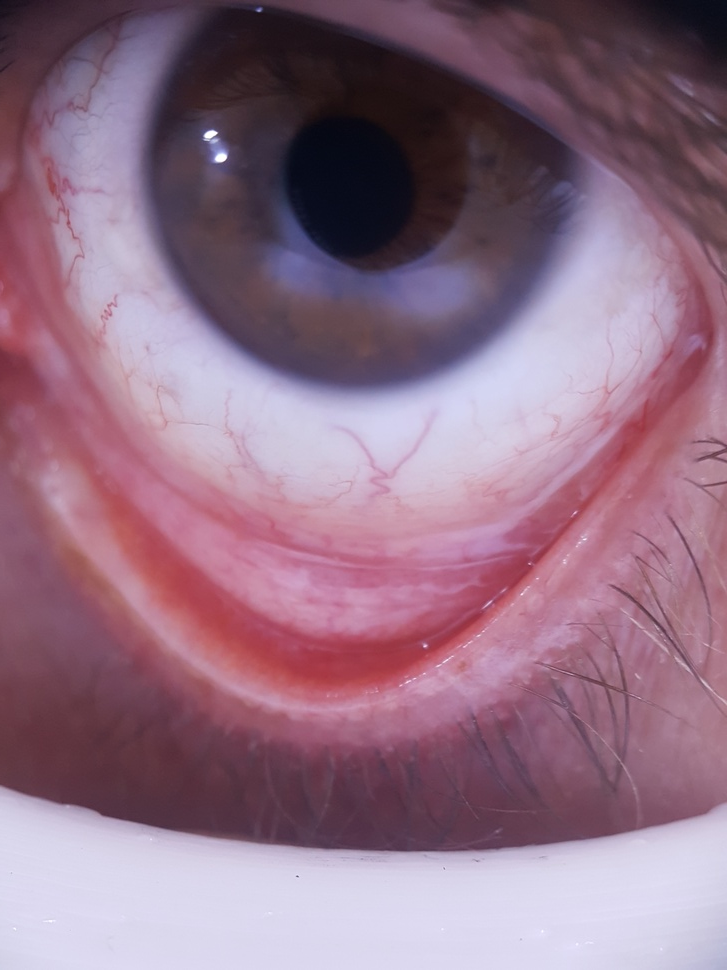
#> input picture Images/102.jpg, 727 x 970 px, shrunk from 2988 x 3984 before the run
$ python -i step2_extract_features_wb.py   (imports and definitions only)
#> lines starting #> are read from the running program, lines starting #| are printed output that depends on the picture
#> further down, picture is the input picture: shape (970, 727, 3); mean B, G, R 132.6, 112.3, 145.1
#!/usr/bin/env python
# -*- coding: utf-8 -*-

"""
Step 2: Extract features from CROPPED conjunctiva images with gray-world white balance.
- Reads labels.xlsx (Sheet1 by default) with columns: image_path, hb
- Matches rows to files in --images directory
- Applies gray-world WB to each crop, then computes requested features
- Writes TWO files:
    outputs/features_wb_all.csv       (all 14 features + hb)
    outputs/features_wb_compact.csv   (a compact subset useful for SPSS)

Usage example:
  python step2_extract_features_wb.py --images cropped_images --labels labels.xlsx \
    --sheet Sheet1 --image-col image_path --hb-col hb --out outputs

Requirements:
  numpy, pandas, scipy, opencv-python-headless (or opencv-python)
"""

import argparse
import os
from pathlib import Path
import cv2
import numpy as np
import pandas as pd
from scipy.stats import kurtosis

# ---------- Features we will compute (14 total) ----------
ALL_FEATURES = [
    "R_norm_p50",          # median of R/(R+G)
    "a_mean",              # Lab a* mean
    "R_p50", "R_p10",      # red channel median & 10th pct
    "RG",                  # mean(R)/mean(G)
    "S_p50",               # median saturation
    "gray_p90", "gray_kurt", "gray_std", "gray_mean",  # grayscale stats
    "B_mean", "B_p10", "B_p75",                        # blue channel
    "G_kurt"              # green channel kurtosis
]

# Compact subset we’ll export separately so you can use a smaller, stabler set in SPSS.
COMPACT_FEATURES = [
    # Pick ONE of {RG, a_mean} in SPSS (keep both here so you can choose)
    "RG", "a_mean",
    "B_p10",
    "gray_std",
    # Optional helpers:
    "gray_p90",
    "R_p50"
]

# [21 lines left out: functions parse_args, parse_hb, not called in this run]

# ---------------- Gray-world white balance ----------------
def gray_world_wb(bgr):
    """
    Scale each channel so that its mean equals the global mean of means.
    Works on uint8 BGR, returns uint8 BGR.
    """
    if bgr.dtype != np.uint8:
        bgr = bgr.astype(np.uint8, copy=False)

    img = bgr.astype(np.float32)
    # Compute per-channel means
    mB, mG, mR = [img[..., c].mean() + 1e-6 for c in range(3)]
#> mB = 132.6; mG = 112.3; mR = 145.1
    target = (mB + mG + mR) / 3.0
#> target = 130
    sB, sG, sR = target / mB, target / mG, target / mR
#> sB = 0.981; sG = 1.16; sR = 0.896
    img[..., 0] = np.clip(img[..., 0] * sB, 0, 255)
    img[..., 1] = np.clip(img[..., 1] * sG, 0, 255)
    img[..., 2] = np.clip(img[..., 2] * sR, 0, 255)
    return img.astype(np.uint8)

# ---------------- Feature computation ----------------
def pct(x, q):
    return float(np.percentile(x, q))

def safe_kurt(x):
    # Excess kurtosis (Fisher), unbiased
    return float(kurtosis(x, fisher=True, bias=False))

def compute_features(bgr):
    """
    Compute the 14 requested features AFTER gray-world WB.
    Returns dict {feature_name: value}
    """
    # WB first
    bgr_wb = gray_world_wb(bgr)

    # Split channels
    B = bgr_wb[..., 0].astype(np.float32)
    G = bgr_wb[..., 1].astype(np.float32)
    R = bgr_wb[..., 2].astype(np.float32)

    # Grayscale & other spaces
    gray = cv2.cvtColor(bgr_wb, cv2.COLOR_BGR2GRAY).astype(np.float32)
    hsv = cv2.cvtColor(bgr_wb, cv2.COLOR_BGR2HSV).astype(np.float32)
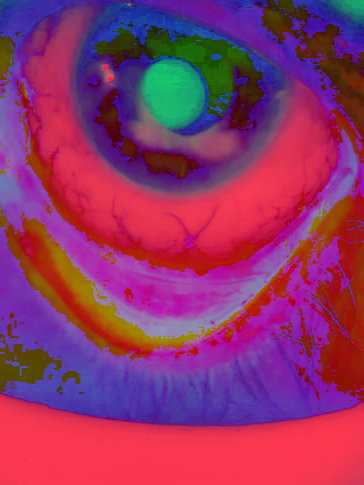
#> hsv: shape (970, 727, 3) float32 (shown at 1/2 size); mean B, G, R 102.2, 51.4, 143.9
    lab = cv2.cvtColor(bgr_wb, cv2.COLOR_BGR2Lab).astype(np.float32)
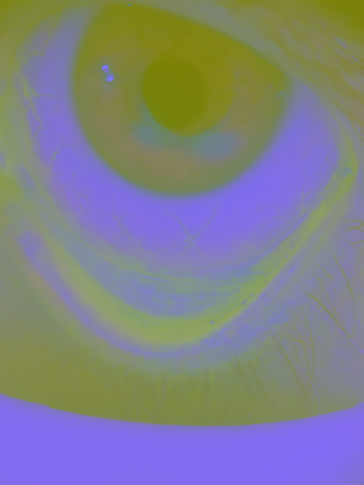
#> lab: shape (970, 727, 3) float32 (shown at 1/2 size); mean B, G, R 135.9, 129.2, 128.1

    H = hsv[..., 0]
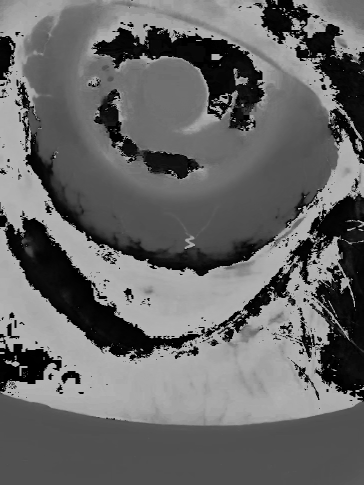
#> H: shape (970, 727) float32 (shown at 1/2 size); min 0, max 179, mean 102.3
    S = hsv[..., 1]
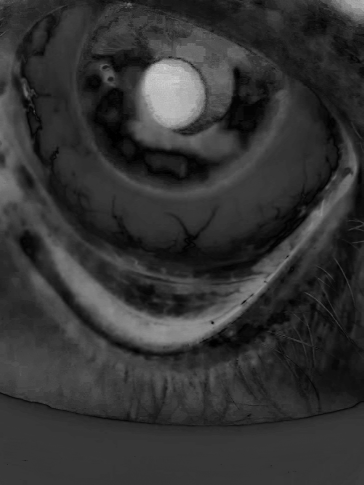
#> S: shape (970, 727) float32 (shown at 1/2 size); min 0, max 213, mean 51.4
    V = hsv[..., 2]
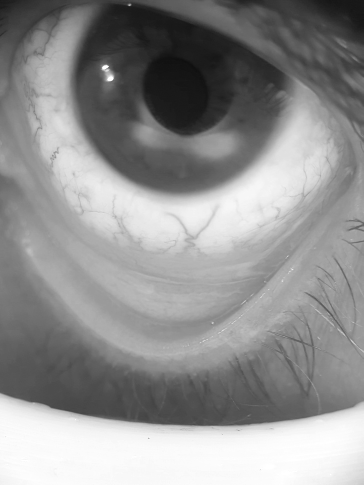
#> V: shape (970, 727) float32 (shown at 1/2 size); min 14, max 255, mean 144
    L = lab[..., 0]
    a = lab[..., 1]
    b = lab[..., 2]
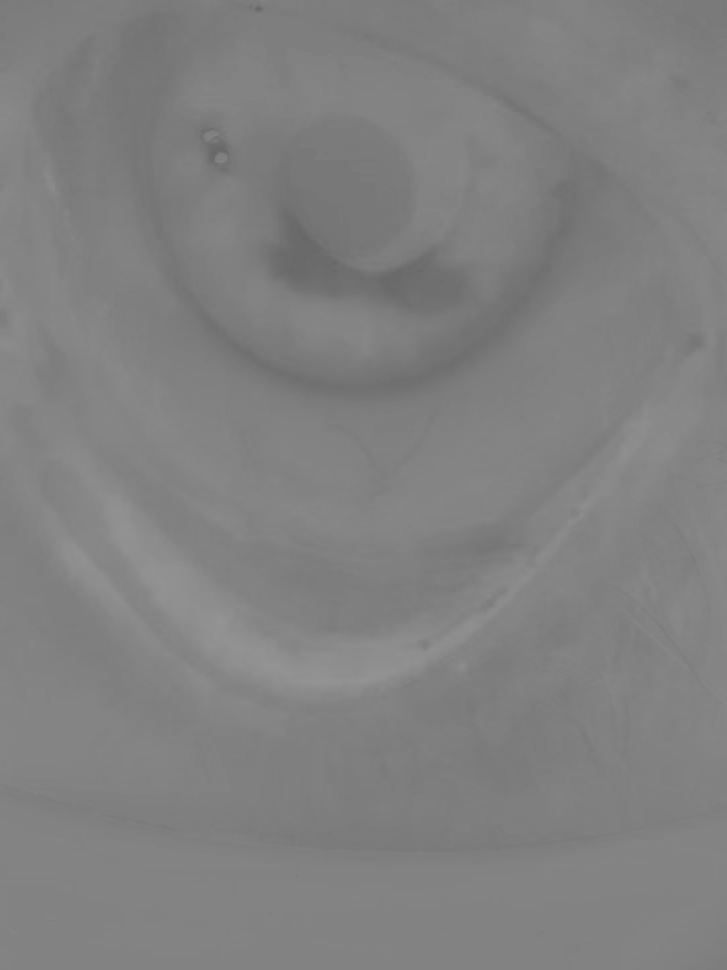
#> b: shape (970, 727) float32; min 101, max 147, mean 128.4

    # 1) R_norm_p50 = median of R/(R+G)
    R_norm = R / (R + G + 1e-6)
    R_norm_p50 = pct(R_norm, 50)
#> R_norm_p50 = 0.519

    # 2) a_mean (Lab a*)
    a_mean = float(a.mean())
#> a_mean = 129.1

    # 3) R_p50, R_p10
    R_p50 = pct(R, 50)
#> R_p50 = 143
    R_p10 = pct(R, 10)
#> R_p10 = 55

    # 4) RG = mean(R)/mean(G)
    RG = float(R.mean() / (G.mean() + 1e-6))
#> RG = 1

    # 5) S_p50
    S_p50 = pct(S, 50)
#> S_p50 = 49

    # 6) gray stats
    gray_p90 = pct(gray, 90)
#> gray_p90 = 228
    gray_kurt = safe_kurt(gray.ravel())
#> gray_kurt = -1.03
    gray_std = float(gray.std(ddof=1))
#> gray_std = 63.08
    gray_mean = float(gray.mean())
#> gray_mean = 129.5

    # 7) B stats
    B_mean = float(B.mean())
#> B_mean = 129.5
    B_p10 = pct(B, 10)
#> B_p10 = 55
    B_p75 = pct(B, 75)
#> B_p75 = 182

    # 8) G_kurt
    G_kurt = safe_kurt(G.ravel())
#> G_kurt = -1.02

    feats = {
        "R_norm_p50": R_norm_p50,
        "a_mean": a_mean,
        "R_p50": R_p50,
        "R_p10": R_p10,
        "RG": RG,
        "S_p50": S_p50,
        "gray_p90": gray_p90,
        "gray_kurt": gray_kurt,
        "gray_std": gray_std,
        "gray_mean": gray_mean,
        "B_mean": B_mean,
        "B_p10": B_p10,
        "B_p75": B_p75,
        "G_kurt": G_kurt,
    }
    return feats

# ---------------- Main ----------------
# [104 lines left out: function main, not called in this run]

# [2 lines not run here, left out]

>>> import cv2
>>> picture = cv2.imread('Images/102.jpg')
>>> result = compute_features(picture)
#> result = 14 items

$ run again, on Images/114.jpg
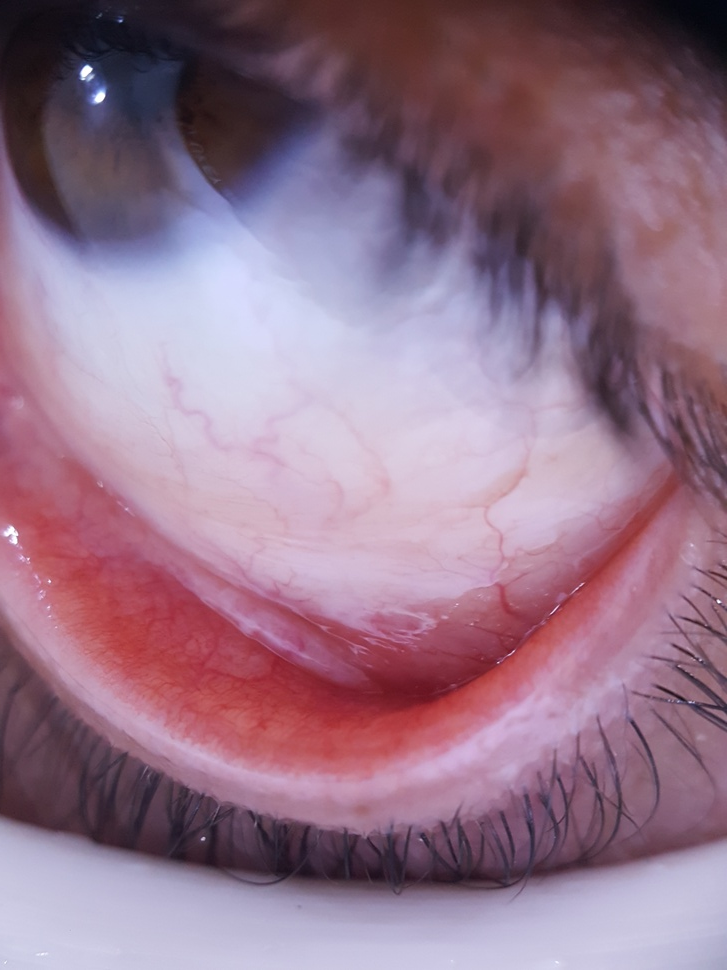
#> input picture Images/114.jpg, 727 x 970 px, shrunk from 2988 x 3984 before the run
#> picture is the input picture: shape (970, 727, 3); mean B, G, R 137, 116.1, 147.9
#> mB = 137; mG = 116.1; mR = 147.9
#> target = 133.7
#> sB = 0.976; sG = 1.15; sR = 0.904
#> in compute_features, `V = hsv[..., 2]`:
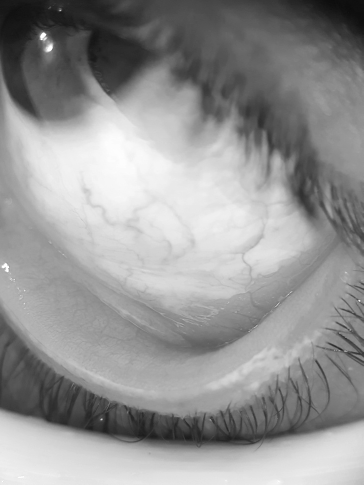
#> V: shape (970, 727) float32 (shown at 1/2 size); min 11, max 255, mean 148.4
#> in compute_features, `b = lab[..., 2]`:
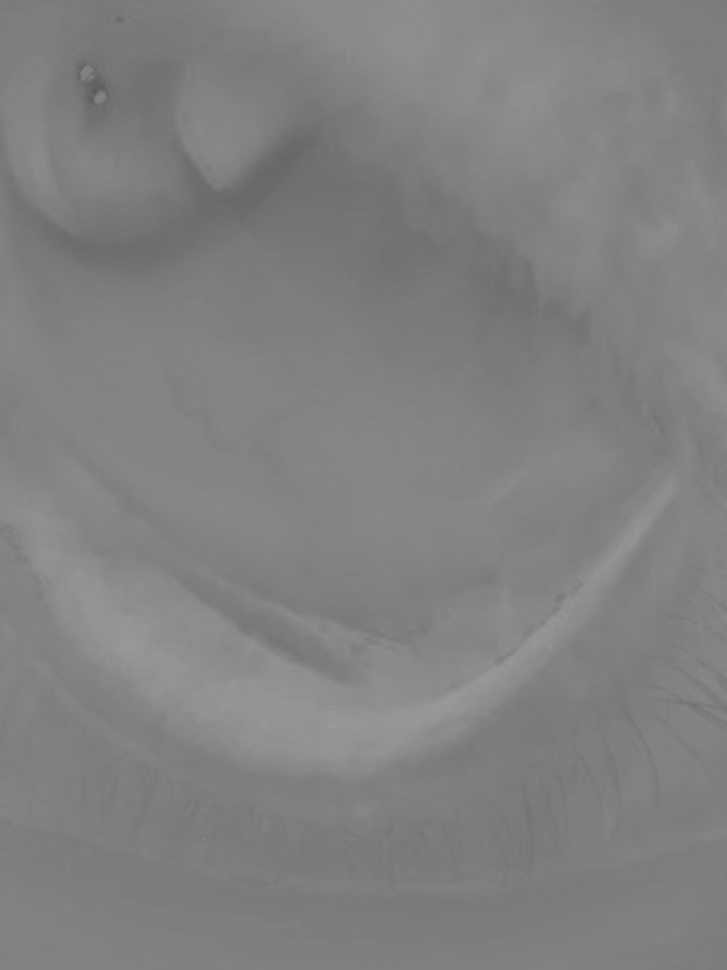
#> b: shape (970, 727) float32; min 91, max 153, mean 128.6
#> R_norm_p50 = 0.508
#> a_mean = 129.2
#> R_p50 = 147
#> R_p10 = 62
#> RG = 1
#> S_p50 = 47
#> gray_p90 = 213
#> gray_kurt = -1.19
#> gray_std = 59.06
#> gray_mean = 133.2
#> B_p10 = 52
#> B_p75 = 196
#> G_kurt = -1.29
#> result = 14 items

$ run again, on Images/115.jpg
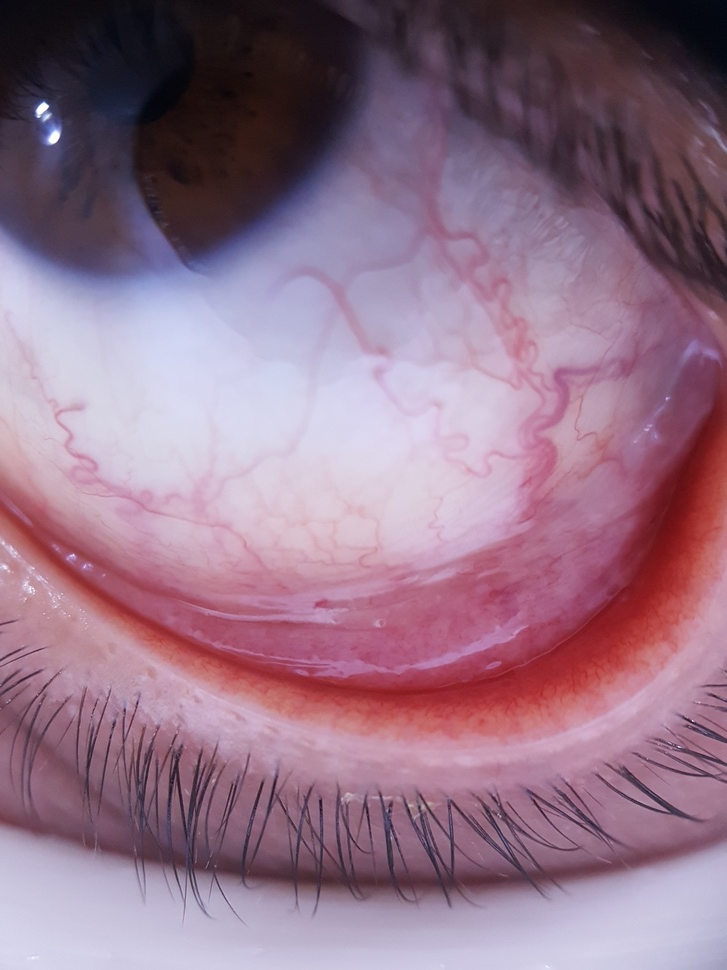
#> input picture Images/115.jpg, 727 x 970 px, shrunk from 2988 x 3984 before the run
#> picture is the input picture: shape (970, 727, 3); mean B, G, R 135.2, 114.7, 146.7
#> mB = 135.2; mG = 114.7; mR = 146.7
#> target = 132.2
#> sB = 0.978; sG = 1.15; sR = 0.901
#> in compute_features, `V = hsv[..., 2]`:
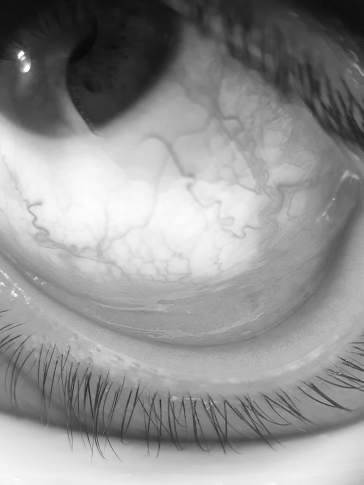
#> V: shape (970, 727) float32 (shown at 1/2 size); min 6, max 255, mean 146.2
#> in compute_features, `R_norm = R / (R + G + 1e-6)`:
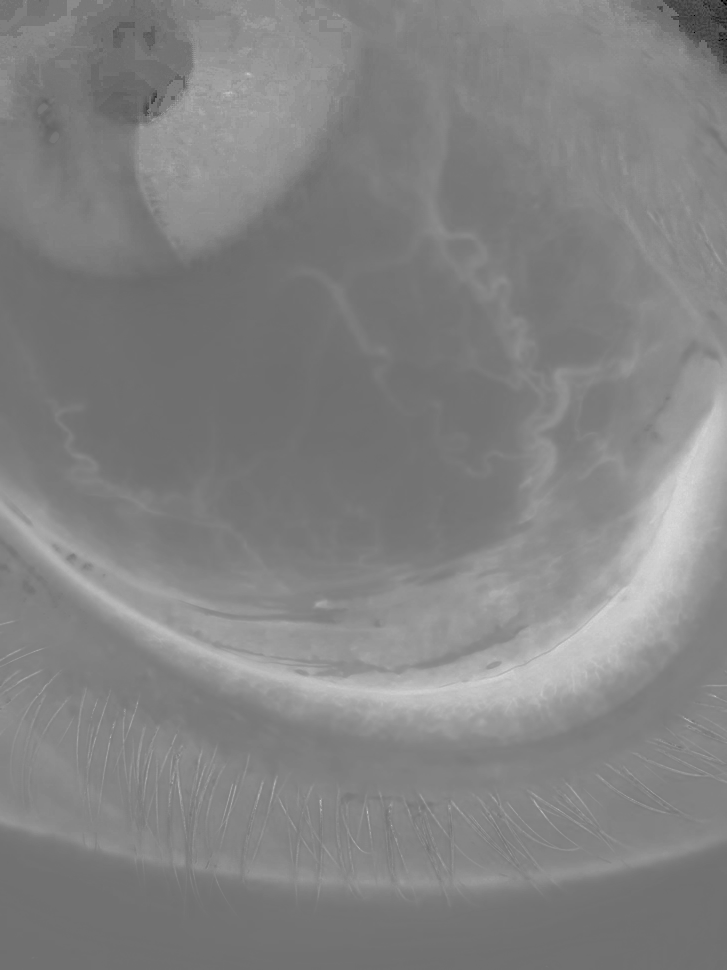
#> R_norm: shape (970, 727) float32; min 0, max 0.849, mean 0.514
#> R_norm_p50 = 0.505
#> a_mean = 129.1
#> R_p50 = 148
#> R_p10 = 45
#> RG = 1
#> S_p50 = 45
#> gray_p90 = 216
#> gray_kurt = -1.07
#> gray_std = 62.91
#> gray_mean = 131.7
#> B_p10 = 38
#> B_p75 = 188
#> G_kurt = -1.17
#> result = 14 items
